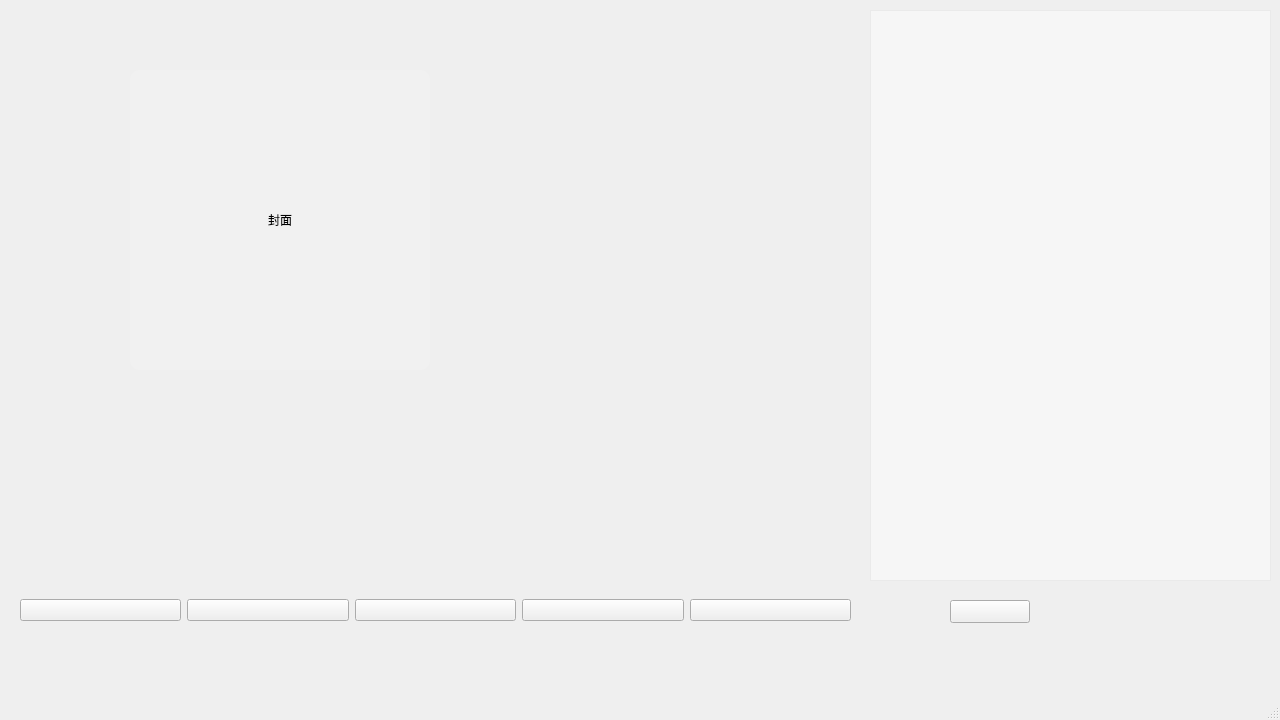
<?xml version="1.0" encoding="UTF-8"?>
<ui version="4.0">
 <class>MainWindow</class>
 <widget class="QMainWindow" name="MainWindow">
  <property name="geometry">
   <rect>
    <x>0</x>
    <y>0</y>
    <width>1280</width>
    <height>720</height>
   </rect>
  </property>
  <property name="windowTitle">
   <string>MainWindow</string>
  </property>
  <widget class="QWidget" name="centralwidget">
   <widget class="QWidget" name="layoutWidget">
    <property name="geometry">
     <rect>
      <x>20</x>
      <y>450</y>
      <width>831</width>
      <height>321</height>
     </rect>
    </property>
    <layout class="QHBoxLayout" name="horizontalLayout">
     <item>
      <widget class="QPushButton" name="prevBtn">
       <property name="text">
        <string/>
       </property>
      </widget>
     </item>
     <item>
      <widget class="QPushButton" name="playBtn">
       <property name="text">
        <string/>
       </property>
      </widget>
     </item>
     <item>
      <widget class="QPushButton" name="nextBtn">
       <property name="text">
        <string/>
       </property>
      </widget>
     </item>
     <item>
      <widget class="QPushButton" name="modeBtn">
       <property name="text">
        <string/>
       </property>
      </widget>
     </item>
     <item>
      <widget class="QPushButton" name="listBtn">
       <property name="text">
        <string/>
       </property>
      </widget>
     </item>
    </layout>
   </widget>
   <widget class="QListWidget" name="musicList">
    <property name="geometry">
     <rect>
      <x>870</x>
      <y>10</y>
      <width>401</width>
      <height>571</height>
     </rect>
    </property>
    <property name="font">
     <font>
      <family>Haettenschweiler</family>
      <pointsize>18</pointsize>
      <stylestrategy>PreferAntialias</stylestrategy>
      <fontweight>Light</fontweight>
     </font>
    </property>
    <property name="autoFillBackground">
     <bool>true</bool>
    </property>
    <property name="styleSheet">
     <string notr="true">background-color: rgba(255, 255, 255, 60);</string>
    </property>
    <property name="horizontalScrollBarPolicy">
     <enum>Qt::ScrollBarPolicy::ScrollBarAsNeeded</enum>
    </property>
    <property name="autoScroll">
     <bool>true</bool>
    </property>
   </widget>
   <widget class="QLabel" name="coverLabel">
    <property name="geometry">
     <rect>
      <x>130</x>
      <y>70</y>
      <width>300</width>
      <height>300</height>
     </rect>
    </property>
    <property name="styleSheet">
     <string notr="true">background-color: rgba(255, 255, 255, 30);
border-radius: 10px;</string>
    </property>
    <property name="text">
     <string>封面</string>
    </property>
    <property name="alignment">
     <set>Qt::AlignmentFlag::AlignCenter</set>
    </property>
   </widget>
   <widget class="QPushButton" name="openDirBtn">
    <property name="geometry">
     <rect>
      <x>950</x>
      <y>600</y>
      <width>80</width>
      <height>23</height>
     </rect>
    </property>
    <property name="text">
     <string/>
    </property>
   </widget>
  </widget>
  <widget class="QStatusBar" name="statusbar"/>
 </widget>
 <resources/>
 <connections/>
</ui>
